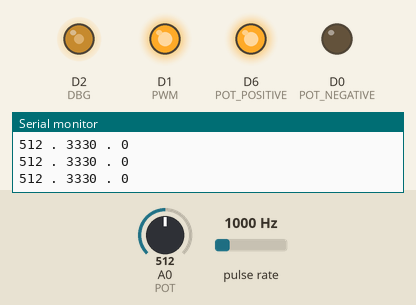
Recording of a program running on a simulated ESP8266 (Wemos D1 mini). Parts: output pins drawn as LEDs (lit = HIGH), the last lines printed to the serial monitor. Wiring (inferred from the names in the program): pulse sensor: data D5. The test bench sets the inputs (shaded band); at power-on: A0 (POT) = 512, pulse rate 1000 Hz.

Above: at 1.2 s.
1.3 s: A0 (POT) set to 122
At 1.9 s:
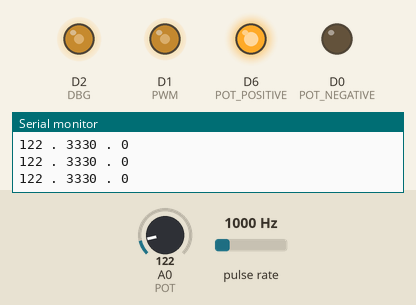
2.8 s: A0 (POT) set to 0
At 3.2 s:
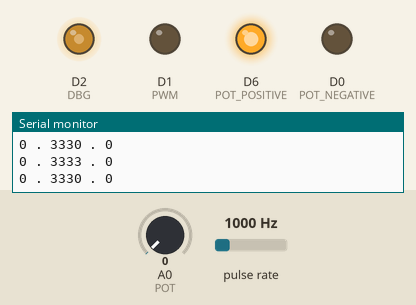
4.3 s: A0 (POT) set to 306
At 5.5 s:
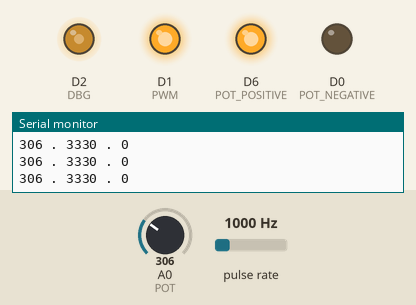
5.8 s: pulse rate (sensor on D5) set to 100 Hz
At 6.9 s:
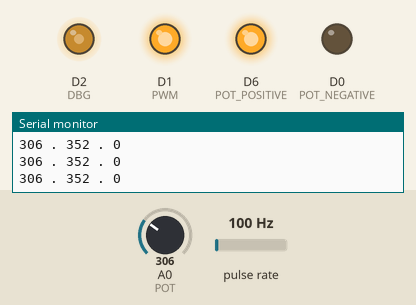
7.3 s: pulse rate (sensor on D5) set to 2550 Hz
At 8.8 s:
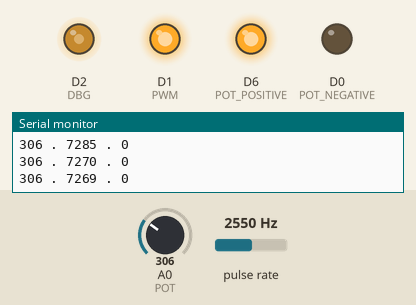
Timing chart, 0 to 9.8 s (numbered marks = the images above; inputs shaded):
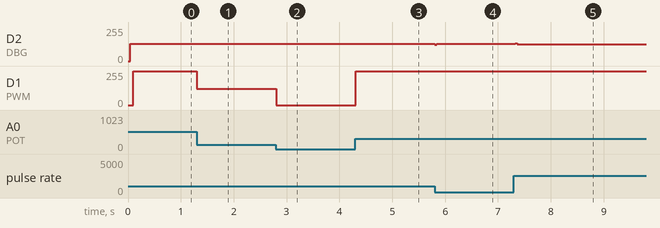

Measured:
- after the input at 1.3 s, D1 (PWM): 255/255 → 122/255 at once
- after the input at 2.8 s, D1 (PWM): 122/255 → 0/255 at once
- after the input at 4.3 s, D1 (PWM): 0/255 → 255/255 at once
- after the input at 5.8 s, D2 (DBG): 128/255 → 121/255 at once, → 128/255 0.04 s later
- after the input at 7.3 s, D2 (DBG): 128/255 → 127/255 at once

The program:

main.cpp
```cpp
#include <Arduino.h>
#include <PID_v1.h>


#define TACH  D5
#define PWM   D1
#define POT   A0
#define POT_POSITIVE  D6
#define POT_NEGATIVE  D0

#define DBG   D2

volatile unsigned long thisTick,lastTick,iTick = 0;
volatile byte rpm_sample = 0;
double RPM = 0;
double duty = 0;
double setpoint = 1000;

// PID configuration
double Kp=0.3, Ki=0.1, Kd=0;
PID myPID(&RPM, &duty, &setpoint, Kp, Ki, Kd, DIRECT);

// RPM counter interrupt
void ICACHE_RAM_ATTR handleInterrupt() {
    digitalWrite(DBG, !digitalRead(DBG));
    rpm_sample++;
    thisTick = micros();
    if ( (thisTick-iTick) < 2500 ) {
        return;
    } else {
        iTick=thisTick;
    }
    if (rpm_sample > 16) {
        RPM = 60 * 1000 * 1000 / (thisTick - lastTick);
        lastTick = thisTick;
        rpm_sample = 0;

    }
}
// ===============================================

void setup() {
    Serial.begin(76800);
    Serial.println("\nBooting... ");

    pinMode(TACH, INPUT_PULLUP);
    pinMode(PWM, OUTPUT);
    pinMode(POT, INPUT);
    pinMode(DBG, OUTPUT);

    analogWriteFreq(100);

    pinMode(POT_POSITIVE, OUTPUT);
    digitalWrite(POT_POSITIVE, HIGH);
    pinMode(POT_NEGATIVE, OUTPUT);
    digitalWrite(POT_NEGATIVE, LOW);


    attachInterrupt(digitalPinToInterrupt(TACH), handleInterrupt, FALLING);
    myPID.SetMode(AUTOMATIC);
 }

void loop() {
    if ( (micros() - lastTick) > 200000 ) {
        RPM = 0;
        Serial.println("reset");
    }
    delay(100);

    setpoint = analogRead(POT) * 1;

    // RPM jitter is too great, cant use PID for this fan
    //myPID.Compute();
    //duty *= 4;
    //if (duty > 1020) duty = 1020;
    //if (duty < 10) duty = 10;

    //analogWrite(PWM, (int)duty);
    analogWrite(PWM, (int)setpoint);


    Serial.print((int)setpoint);
    Serial.print(" . ");
    Serial.print((int)RPM);
    Serial.print(" . ");
    Serial.println((int)duty);

}
```
